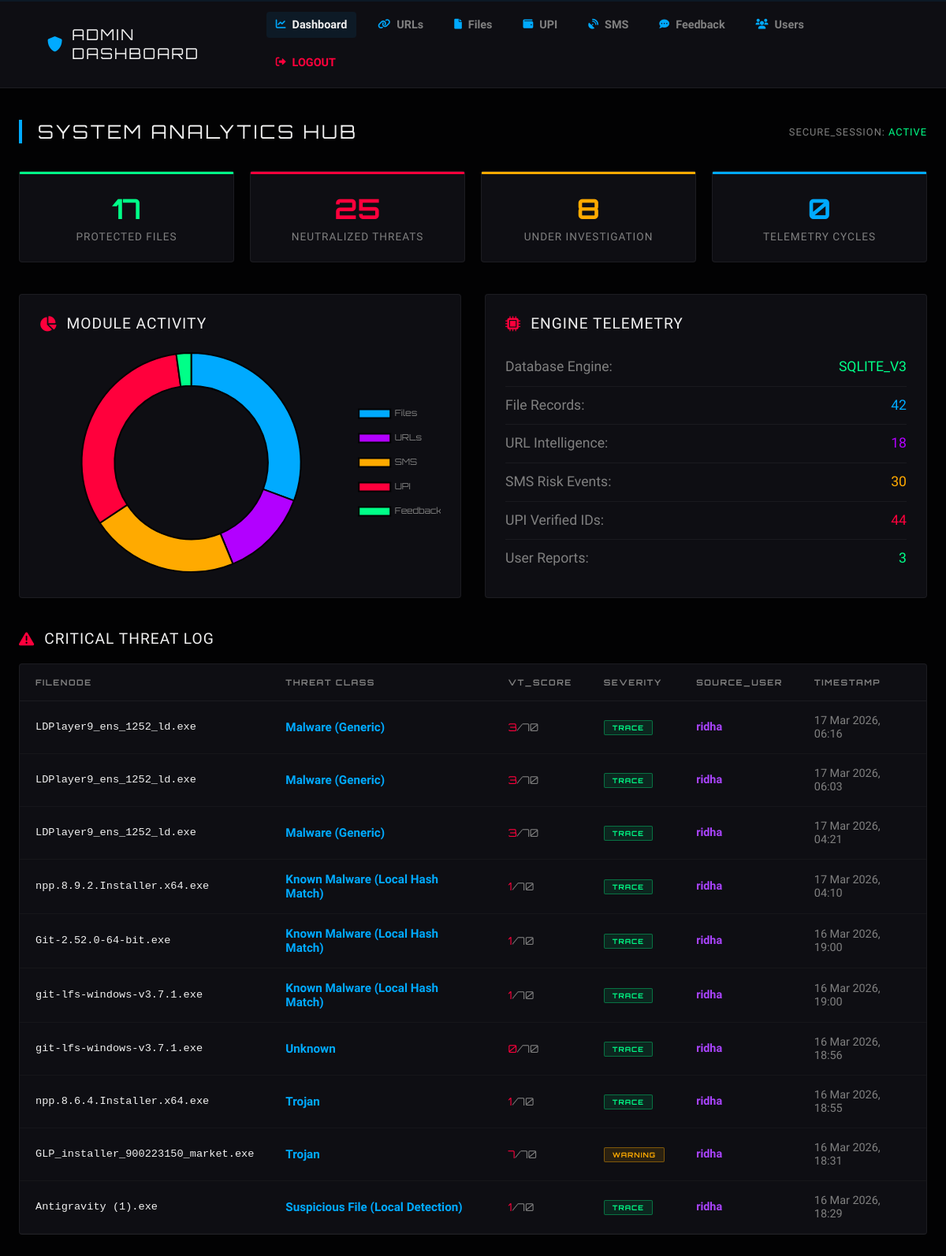
The page /admin_dashboard/ (signed in) on the database its author committed.
### virus/models.py (models this page shows, shortened)
class UserFile(models.Model):
    user = models.ForeignKey('Register', on_delete=models.CASCADE)
    file_name = models.CharField(max_length=255, blank=True, null=True)
    uploaded_at = models.DateTimeField(auto_now_add=True)
    vt_analysis_id = models.CharField(max_length=255, blank=True, null=True)
    vt_malicious = models.PositiveIntegerField(default=0)
    vt_harmless = models.PositiveIntegerField(default=0)
    vt_suspicious = models.PositiveIntegerField(default=0)
    vt_undetected = models.PositiveIntegerField(default=0)
    is_malicious = models.BooleanField(default=False)
    is_pending = models.BooleanField(default=True)
    malware_type = models.CharField(max_length=100, null=True, blank=True)
    file_sha256 = models.CharField(max_length=64, null=True, blank=True)
    file_size = models.PositiveBigIntegerField(null=True, blank=True)
    risk_score = models.PositiveIntegerField(default=0)
    scan_details = models.TextField(null=True, blank=True)  # JSON string of check results

class Register(models.Model):
    username=models.CharField(max_length=100,null=True,blank=True)
    age=models.IntegerField(null=True,blank=True)
    email=models.EmailField(max_length=100,unique=True)
    password=models.CharField(max_length=100)
    image=models.FileField(upload_to='images/',null=True,blank=True)

### virus/views.py (the view)
# urls.py: path('admin_dashboard/',views.admin_dashboard,name='admin_dashboard'),
def admin_dashboard(request):
    if not request.session.get('admin_logged_in'):
        return redirect('admin_login')
    safe_count = UserFile.objects.filter(is_malicious=False).count()
    threat_count = UserFile.objects.filter(is_malicious=True).count()
    suspicious_count = UserFile.objects.filter(vt_suspicious__gt=0).count()
    today = timezone.now().date()
    today_scans = UserFile.objects.filter(uploaded_at__date=today).count()
    recent_threats = UserFile.objects.filter(
        is_malicious=True
    ).order_by("-uploaded_at")[:10]
    file_scan_count = UserFile.objects.count()
    url_scan_count = Urls.objects.count()
    sms_scan_count = SMSMessage.objects.count()
    upi_scan_count = UPIID.objects.count()
    feedback_count = Feedback.objects.count()
    return render(request, "admin_dashboard.html", {
        "safe_count": safe_count,
        "threat_count": threat_count,
        "suspicious_count": suspicious_count,
        "today_scans": today_scans,
        "recent_threats": recent_threats,
        "file_scan_count": file_scan_count,
        "url_scan_count": url_scan_count,
        "sms_scan_count": sms_scan_count,
        "upi_scan_count": upi_scan_count,
        "feedback_count": feedback_count,
    })

### virus/templates/admin_dashboard.html (shortened to what this page needs)
{% load static %}
<!DOCTYPE html>
<html lang="en">
<head>
    <link href="https://cdnjs.cloudflare.com/ajax/libs/font-awesome/6.0.0/css/all.min.css" rel="stylesheet">
</head>
<body>
<nav class="navbar">
    <a href="{% url 'admin_dashboard' %}" class="nav-brand">
        <i class="fas fa-shield-alt"></i> ADMIN DASHBOARD
    </a>
    <div class="nav-links">
        <a href="{% url 'admin_dashboard' %}" class="active"><i class="fas fa-chart-line"></i> Dashboard</a>
        <a href="/reports/"><i class="fas fa-link"></i> URLs</a>
        <a href="{% url 'admin_file_list' %}"><i class="fas fa-file"></i> Files</a>
        <a href="{% url 'fraud_detection:upi_database' %}"><i class="fas fa-wallet"></i> UPI</a>
        <a href="{% url 'detector:sms_dashboard' %}"><i class="fas fa-satellite-dish"></i> SMS</a>
        <a href="{% url 'feedback_list' %}"><i class="fas fa-comment-dots"></i> Feedback</a>
        <a href="{% url 'user_list' %}"><i class="fas fa-users"></i> Users</a>
        <a href="{% url 'index' %}" onclick="return confirm('Are you sure you want to logout?');" style="color: var(--accent-red);">
            <i class="fas fa-sign-out-alt" style="color: var(--accent-red);"></i> LOGOUT
        </a>
    </div>
</nav>
<div class="page-wrap">
    <div class="page-header">
        <div class="page-title">SYSTEM ANALYTICS HUB</div>
        <div style="font-family: 'Rajdhani'; color: var(--text-dim); font-size: 0.8rem; letter-spacing: 1px;">
            SECURE_SESSION: <span style="color: var(--accent-green);">ACTIVE</span>
        </div>
    </div>
    <div class="stats-grid">
        <div class="stat-card safe">
            <div class="num">{{ safe_count }}</div>
            <div class="label">Protected Files</div>
        </div>
        <div class="stat-card threats">
            <div class="num">{{ threat_count }}</div>
            <div class="label">Neutralized Threats</div>
        </div>
        <div class="stat-card susp">
            <div class="num">{{ suspicious_count }}</div>
            <div class="label">Under Investigation</div>
        </div>
        <div class="stat-card scans">
            <div class="num">{{ today_scans }}</div>
            <div class="label">Telemetry Cycles</div>
        </div>
    </div>
    <div style="display: grid; grid-template-columns: repeat(auto-fit, minmax(350px, 1fr)); gap: 30px; margin-bottom: 40px;">
        <div style="background: var(--panel-bg); border: 1px solid var(--border); border-radius: 4px; padding: 25px;">
            <div class="section-title" style="margin-bottom: 25px;">
                <i class="fas fa-chart-pie"></i> MODULE ACTIVITY
            </div>
            <div style="position: relative; height: 280px;">
                <canvas id="usagePieChart"></canvas>
            </div>
        </div>
        <div style="background: var(--panel-bg); border: 1px solid var(--border); border-radius: 4px; padding: 25px;">
            <div class="section-title" style="margin-bottom: 20px;">
                <i class="fas fa-microchip"></i> ENGINE TELEMETRY
            </div>
            <div style="color: var(--text-dim); font-family: 'Rajdhani', sans-serif; font-size: 1.1rem; line-height: 1.8;">
                <div style="display: flex; justify-content: space-between; border-bottom: 1px solid rgba(255,255,255,0.05); padding: 8px 0;">
                    <span>Database Engine:</span> <span style="color: var(--accent-green);">SQLITE_V3</span>
                </div>
                <div style="display: flex; justify-content: space-between; border-bottom: 1px solid rgba(255,255,255,0.05); padding: 8px 0;">
                    <span>File Records:</span> <span style="color: var(--accent-blue);">{{ file_scan_count }}</span>
                </div>
                <div style="display: flex; justify-content: space-between; border-bottom: 1px solid rgba(255,255,255,0.05); padding: 8px 0;">
                    <span>URL Intelligence:</span> <span style="color: var(--accent-purple);">{{ url_scan_count }}</span>
                </div>
                <div style="display: flex; justify-content: space-between; border-bottom: 1px solid rgba(255,255,255,0.05); padding: 8px 0;">
                    <span>SMS Risk Events:</span> <span style="color: var(--accent-orange);">{{ sms_scan_count }}</span>
                </div>
                <div style="display: flex; justify-content: space-between; border-bottom: 1px solid rgba(255,255,255,0.05); padding: 8px 0;">
                    <span>UPI Verified IDs:</span> <span style="color: var(--accent-red);">{{ upi_scan_count }}</span>
                </div>
                <div style="display: flex; justify-content: space-between; padding: 8px 0;">
                    <span>User Reports:</span> <span style="color: var(--accent-green);">{{ feedback_count }}</span>
                </div>
            </div>
        </div>
    </div>
    <div class="section-title">
        <i class="fas fa-exclamation-triangle"></i> CRITICAL THREAT LOG
    </div>
    <div class="table-wrap">
        <table>
            <thead>
                <tr>
                    <th>FILENODE</th>
                    <th>THREAT CLASS</th>
                    <th>VT_SCORE</th>
                    <th>SEVERITY</th>
                    <th>SOURCE_USER</th>
                    <th>TIMESTAMP</th>
                </tr>
            </thead>
            <tbody>
                {% for threat in recent_threats %}
                <tr>
                    <td class="filename-cell">{{ threat.file_name|truncatechars:35 }}</td>
                    <td class="type-cell">{{ threat.malware_type|default:"Unknown" }}</td>
                    <td style="font-family: Orbitron, sans-serif; font-size: 0.85rem;">
                        <span style="color:var(--accent-red);">{{ threat.vt_malicious }}</span><span style="color:var(--text-dim);">/70</span>
                    </td>
                    <td>
                        {% if threat.vt_malicious > 20 %}
                            <span class="severity-badge sev-high">CRITICAL</span>
                        {% elif threat.vt_malicious > 5 %}
                            <span class="severity-badge sev-med">WARNING</span>
                        {% else %}
                            <span class="severity-badge sev-low">TRACE</span>
                        {% endif %}
                    </td>
                    <td class="user-cell">{{ threat.user.username }}</td>
                    <td class="date-cell">{{ threat.uploaded_at|date:"d M Y, H:i" }}</td>
                </tr>
                {% endfor %}
            </tbody>
        </table>
    </div>
</div>
<script>
    document.addEventListener('DOMContentLoaded', function() {
        const ctx = document.getElementById('usagePieChart').getContext('2d');
        const data = {
            labels: ['Files', 'URLs', 'SMS', 'UPI', 'Feedback'],
            datasets: [{
                data: [
                    {{ file_scan_count|default:0 }},
                    {{ url_scan_count|default:0 }},
                    {{ sms_scan_count|default:0 }},
                    {{ upi_scan_count|default:0 }},
                    {{ feedback_count|default:0 }}
                ],
                backgroundColor: [
                    '#00aaff',
                    '#b200ff',
                    '#ffaa00',
                    '#ff003c',
                    '#00ff88'
                ],
                borderColor: '#020203',
                borderWidth: 2,
                hoverOffset: 10
            }]
        };
        const config = {
            type: 'doughnut',
            data: data,
            options: {
                responsive: true,
                maintainAspectRatio: false,
                cutout: '70%',
                plugins: {
                    legend: {
                        position: 'right',
                        labels: {
                            color: '#808080',
                            font: { family: "'Orbitron', sans-serif", size: 11 },
                            padding: 20
                        }
                    },
                    tooltip: {
                        backgroundColor: 'rgba(5,5,7,0.98)',
                        titleFont: { family: "'Orbitron', sans-serif", size: 12 },
                        bodyFont: { family: "'Inter', sans-serif", size: 14 },
                        borderColor: 'rgba(255,255,255,0.1)',
                        borderWidth: 1,
                        padding: 12
                    }
                }
            }
        };
        new Chart(ctx, config);
    });
</script>
</body>
</html>

### rows shown on the page
UserFile: file_name "LDPlayer9_ens_1252_ld.exe", malware_type "Malware (Generic)", vt_malicious "3", shows "TRACE", user.username "ridha", uploaded_at "17 Mar 2026, 06:16"
UserFile: file_name "LDPlayer9_ens_1252_ld.exe", malware_type "Malware (Generic)", vt_malicious "3", shows "TRACE", user.username "ridha", uploaded_at "17 Mar 2026, 06:03"
UserFile: file_name "LDPlayer9_ens_1252_ld.exe", malware_type "Malware (Generic)", vt_malicious "3", shows "TRACE", user.username "ridha", uploaded_at "17 Mar 2026, 04:21"
UserFile: file_name "npp.8.9.2.Installer.x64.exe", malware_type "Known Malware (Local Hash Match)", vt_malicious "1", shows "TRACE", user.username "ridha", uploaded_at "17 Mar 2026, 04:10"
UserFile: file_name "Git-2.52.0-64-bit.exe", malware_type "Known Malware (Local Hash Match)", vt_malicious "1", shows "TRACE", user.username "ridha", uploaded_at "16 Mar 2026, 19:00"
UserFile: file_name "git-lfs-windows-v3.7.1.exe", malware_type "Known Malware (Local Hash Match)", vt_malicious "1", shows "TRACE", user.username "ridha", uploaded_at "16 Mar 2026, 19:00"
UserFile: file_name "git-lfs-windows-v3.7.1.exe", malware_type "Unknown", vt_malicious "0", shows "TRACE", user.username "ridha", uploaded_at "16 Mar 2026, 18:56"
UserFile: file_name "npp.8.6.4.Installer.x64.exe", malware_type "Trojan", vt_malicious "1", shows "TRACE", user.username "ridha", uploaded_at "16 Mar 2026, 18:55"
UserFile: file_name "GLP_installer_900223150_market.exe", malware_type "Trojan", vt_malicious "7", shows "WARNING", user.username "ridha", uploaded_at "16 Mar 2026, 18:31"
UserFile: file_name "Antigravity (1).exe", malware_type "Suspicious File (Local Detection)", vt_malicious "1", shows "TRACE", user.username "ridha", uploaded_at "16 Mar 2026, 18:29"

### other values the page prints
{{ safe_count }} "17"
{{ threat_count }} "25"
{{ suspicious_count }} "8"
{{ today_scans }} "0"
{{ file_scan_count }} "42"
{{ url_scan_count }} "18"
{{ sms_scan_count }} "30"
{{ upi_scan_count }} "44"
{{ feedback_count }} "3"
chart data {{ file_scan_count|default:0 }} 42
chart data {{ url_scan_count|default:0 }} 18
chart data {{ sms_scan_count|default:0 }} 30
chart data {{ upi_scan_count|default:0 }} 44
